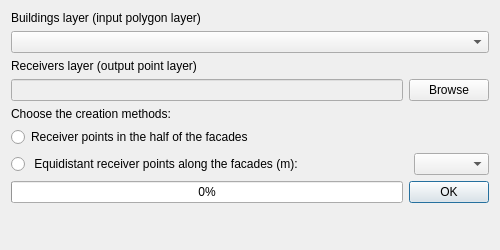
<?xml version="1.0" encoding="UTF-8"?>
<ui version="4.0">
 <class>CreateReceiverPoints_window</class>
 <widget class="QDialog" name="CreateReceiverPoints_window">
  <property name="enabled">
   <bool>true</bool>
  </property>
  <property name="geometry">
   <rect>
    <x>0</x>
    <y>0</y>
    <width>500</width>
    <height>250</height>
   </rect>
  </property>
  <property name="sizePolicy">
   <sizepolicy hsizetype="Preferred" vsizetype="Preferred">
    <horstretch>0</horstretch>
    <verstretch>0</verstretch>
   </sizepolicy>
  </property>
  <property name="minimumSize">
   <size>
    <width>500</width>
    <height>200</height>
   </size>
  </property>
  <property name="maximumSize">
   <size>
    <width>500</width>
    <height>250</height>
   </size>
  </property>
  <property name="sizeIncrement">
   <size>
    <width>0</width>
    <height>0</height>
   </size>
  </property>
  <property name="windowTitle">
   <string>opeNoise - Create receiver points</string>
  </property>
  <property name="locale">
   <locale language="Italian" country="Italy"/>
  </property>
  <layout class="QVBoxLayout" name="verticalLayout">
   <item>
    <layout class="QVBoxLayout" name="buildings_layer_verticalLayout">
     <property name="sizeConstraint">
      <enum>QLayout::SetNoConstraint</enum>
     </property>
     <item>
      <widget class="QLabel" name="buildings_layer_label">
       <property name="sizePolicy">
        <sizepolicy hsizetype="Fixed" vsizetype="Fixed">
         <horstretch>0</horstretch>
         <verstretch>0</verstretch>
        </sizepolicy>
       </property>
       <property name="text">
        <string>Buildings layer (input polygon layer)</string>
       </property>
      </widget>
     </item>
     <item>
      <widget class="QgsMapLayerComboBox" name="buildings_layer_comboBox"/>
     </item>
    </layout>
   </item>
   <item>
    <layout class="QVBoxLayout" name="receivers_layer_verticalLayout">
     <property name="sizeConstraint">
      <enum>QLayout::SetMaximumSize</enum>
     </property>
     <item>
      <widget class="QLabel" name="receivers_layer_label">
       <property name="sizePolicy">
        <sizepolicy hsizetype="Fixed" vsizetype="Fixed">
         <horstretch>0</horstretch>
         <verstretch>0</verstretch>
        </sizepolicy>
       </property>
       <property name="text">
        <string>Receivers layer (output point layer)</string>
       </property>
      </widget>
     </item>
     <item>
      <layout class="QHBoxLayout" name="receiver_layer_horizontalLayout">
       <property name="sizeConstraint">
        <enum>QLayout::SetFixedSize</enum>
       </property>
       <item>
        <widget class="QLineEdit" name="receiver_layer_lineEdit">
         <property name="enabled">
          <bool>false</bool>
         </property>
         <property name="sizePolicy">
          <sizepolicy hsizetype="Expanding" vsizetype="Maximum">
           <horstretch>0</horstretch>
           <verstretch>0</verstretch>
          </sizepolicy>
         </property>
        </widget>
       </item>
       <item>
        <widget class="QPushButton" name="receiver_layer_pushButton">
         <property name="sizePolicy">
          <sizepolicy hsizetype="Fixed" vsizetype="Fixed">
           <horstretch>0</horstretch>
           <verstretch>0</verstretch>
          </sizepolicy>
         </property>
         <property name="text">
          <string>Browse</string>
         </property>
        </widget>
       </item>
      </layout>
     </item>
    </layout>
   </item>
   <item>
    <widget class="QLabel" name="label">
     <property name="text">
      <string>Choose the creation methods:</string>
     </property>
    </widget>
   </item>
   <item>
    <layout class="QGridLayout" name="gridLayout">
     <item row="0" column="0">
      <widget class="QRadioButton" name="middle_pts_radioButton">
       <property name="text">
        <string>Receiver points in the half of the facades</string>
       </property>
      </widget>
     </item>
     <item row="1" column="0">
      <widget class="QRadioButton" name="spaced_pts_radioButton">
       <property name="text">
        <string> Equidistant receiver points along the facades (m):</string>
       </property>
      </widget>
     </item>
     <item row="1" column="1">
      <widget class="QComboBox" name="spaced_pts_comboBox">
       <property name="minimumSize">
        <size>
         <width>75</width>
         <height>0</height>
        </size>
       </property>
       <property name="maximumSize">
        <size>
         <width>75</width>
         <height>16777215</height>
        </size>
       </property>
      </widget>
     </item>
    </layout>
   </item>
   <item>
    <layout class="QHBoxLayout" name="horizontalLayout">
     <item>
      <widget class="QProgressBar" name="progressBar">
       <property name="value">
        <number>0</number>
       </property>
      </widget>
     </item>
     <item>
      <widget class="QDialogButtonBox" name="buttonBox">
       <property name="sizePolicy">
        <sizepolicy hsizetype="Fixed" vsizetype="Fixed">
         <horstretch>0</horstretch>
         <verstretch>0</verstretch>
        </sizepolicy>
       </property>
       <property name="orientation">
        <enum>Qt::Horizontal</enum>
       </property>
       <property name="standardButtons">
        <set>QDialogButtonBox::Ok</set>
       </property>
      </widget>
     </item>
    </layout>
   </item>
   <item>
    <spacer name="verticalSpacer">
     <property name="orientation">
      <enum>Qt::Vertical</enum>
     </property>
     <property name="sizeHint" stdset="0">
      <size>
       <width>20</width>
       <height>40</height>
      </size>
     </property>
    </spacer>
   </item>
  </layout>
 </widget>
 <customwidgets>
  <customwidget>
   <class>QgsMapLayerComboBox</class>
   <extends>QComboBox</extends>
   <header>qgis.gui</header>
  </customwidget>
 </customwidgets>
 <resources/>
 <connections>
  <connection>
   <sender>buttonBox</sender>
   <signal>accepted()</signal>
   <receiver>CreateReceiverPoints_window</receiver>
   <slot>accept()</slot>
   <hints>
    <hint type="sourcelabel">
     <x>248</x>
     <y>254</y>
    </hint>
    <hint type="destinationlabel">
     <x>157</x>
     <y>274</y>
    </hint>
   </hints>
  </connection>
  <connection>
   <sender>buttonBox</sender>
   <signal>rejected()</signal>
   <receiver>CreateReceiverPoints_window</receiver>
   <slot>reject()</slot>
   <hints>
    <hint type="sourcelabel">
     <x>316</x>
     <y>260</y>
    </hint>
    <hint type="destinationlabel">
     <x>286</x>
     <y>274</y>
    </hint>
   </hints>
  </connection>
 </connections>
</ui>
